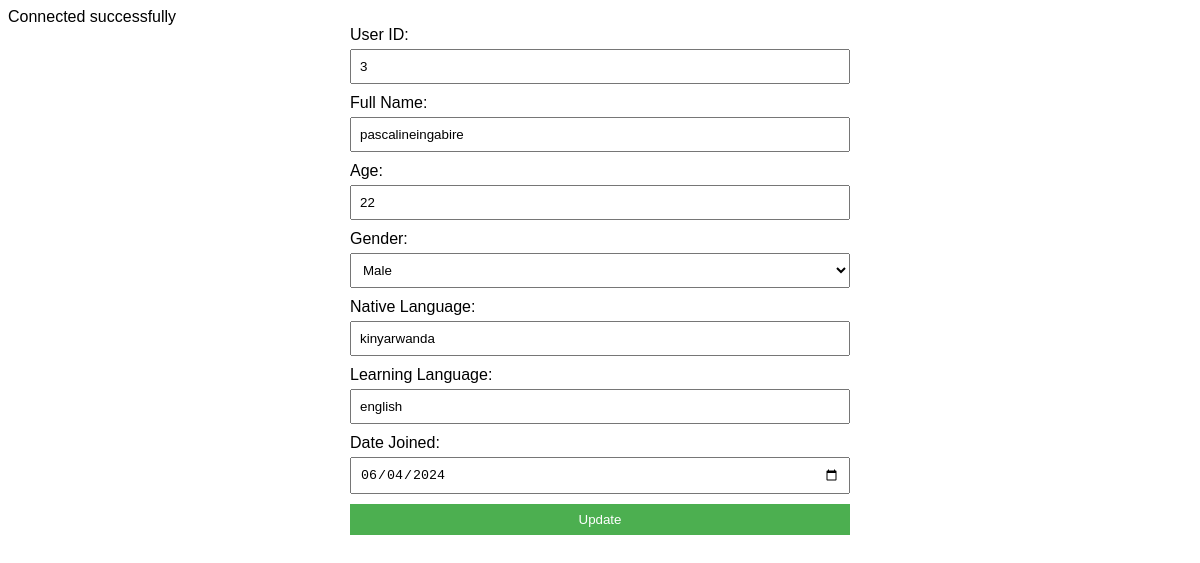
Page /update_profiles.php?ProfileID=1 on the committed database.
### tables this page shows
CREATE TABLE `profiles` (
  `ProfileID` int(11) NOT NULL,
  `UserID` int(11) DEFAULT NULL,
  `FullName` varchar(100) DEFAULT NULL,
  `Age` int(11) DEFAULT NULL,
  `Gender` varchar(10) DEFAULT NULL,
  `NativeLanguage` varchar(50) DEFAULT NULL,
  `LearningLanguage` varchar(50) DEFAULT NULL,
  `DateJoined` date DEFAULT NULL
);

### update_profiles.php (the view, shortened to what this page needs)
<?php
  include('dbconnection.php');
$ProfileID = $UserID = $FullName = $Age = $Gender = $NativeLanguage = $LearningLanguage = $DateJoined = "";
if(isset($_GET['ProfileID'])) {
    $ProfileID = $_GET['ProfileID'];
    $stmt = $connection->prepare("SELECT * FROM profiles WHERE ProfileID = ?");
    $stmt->bind_param("i", $ProfileID);
    $stmt->execute();
    $result = $stmt->get_result();
    if($result->num_rows > 0) {
        $row = $result->fetch_assoc();
        $UserID = $row['UserID'];
        $FullName = $row['FullName'];
        $Age = $row['Age'];
        $Gender = $row['Gender'];
        $NativeLanguage = $row['NativeLanguage'];
        $LearningLanguage = $row['LearningLanguage'];
        $DateJoined = $row['DateJoined'];
    } else {
        echo "Profile not found.";
    }
}
?>
<html>
<head>
</head>
<body>
    <form method="POST" onsubmit="return confirmUpdate();">
        <label for="UserID">User ID:</label>
        <input type="number" name="UserID" value="<?php echo $UserID; ?>">
        <label for="FullName">Full Name:</label>
        <input type="text" name="FullName" value="<?php echo $FullName; ?>">
        <label for="Age">Age:</label>
        <input type="number" name="Age" value="<?php echo $Age; ?>">
        <label for="Gender">Gender:</label>
        <select name="Gender">
            <option value="Male" <?php if($Gender == "Male") echo "selected"; ?>>Male</option>
        </select>
        <label for="NativeLanguage">Native Language:</label>
        <input type="text" name="NativeLanguage" value="<?php echo $NativeLanguage; ?>">
        <label for="LearningLanguage">Learning Language:</label>
        <input type="text" name="LearningLanguage" value="<?php echo $LearningLanguage; ?>">
        <label for="DateJoined">Date Joined:</label>
        <input type="date" name="DateJoined" value="<?php echo $DateJoined; ?>">
        <input type="submit" name="update" value="Update">
    </form>
</body>
</html>

### update_profiles.php (style rules this page uses)
body { font-family: Arial, sans-serif; }
form { max-width: 500px; margin: 0 auto; }
label { display: block; margin-bottom: 5px; }
input[type="number"], input[type="text"], input[type="date"], input[type="submit"], select, textarea { width: 100%; padding: 8px; margin-bottom: 10px; box-sizing: border-box; }
input[type="submit"] { background-color: #4CAF50; color: white; border: none; cursor: pointer; }

### rows in the picture
profiles: UserID "3", FullName "pascalineingabire", Age "22", NativeLanguage "kinyarwanda", LearningLanguage "english", DateJoined "06/04/2024"
